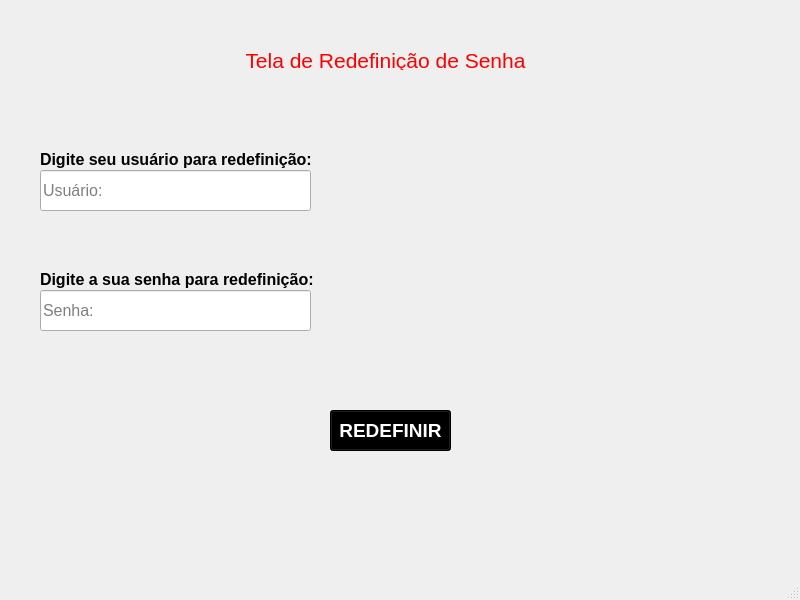
<?xml version="1.0" encoding="UTF-8"?>
<ui version="4.0">
 <class>MainWindow</class>
 <widget class="QMainWindow" name="MainWindow">
  <property name="geometry">
   <rect>
    <x>0</x>
    <y>0</y>
    <width>800</width>
    <height>600</height>
   </rect>
  </property>
  <property name="windowTitle">
   <string>MainWindow</string>
  </property>
  <widget class="QWidget" name="centralwidget">
   <widget class="QLabel" name="label_3">
    <property name="geometry">
     <rect>
      <x>40</x>
      <y>270</y>
      <width>281</width>
      <height>19</height>
     </rect>
    </property>
    <property name="font">
     <font>
      <family>Arial</family>
      <pointsize>12</pointsize>
      <bold>true</bold>
     </font>
    </property>
    <property name="text">
     <string>Digite a sua senha para redefinição:</string>
    </property>
   </widget>
   <widget class="QLineEdit" name="txtPasswordRedefine">
    <property name="geometry">
     <rect>
      <x>40</x>
      <y>290</y>
      <width>271</width>
      <height>41</height>
     </rect>
    </property>
    <property name="font">
     <font>
      <family>Arial</family>
      <pointsize>12</pointsize>
     </font>
    </property>
    <property name="placeholderText">
     <string>Senha:</string>
    </property>
   </widget>
   <widget class="QPushButton" name="btnRedefine">
    <property name="geometry">
     <rect>
      <x>330</x>
      <y>410</y>
      <width>121</width>
      <height>41</height>
     </rect>
    </property>
    <property name="font">
     <font>
      <family>Arial</family>
      <pointsize>14</pointsize>
      <bold>true</bold>
     </font>
    </property>
    <property name="styleSheet">
     <string notr="true">background-color: rgb(0, 0, 0);
color: rgb(255, 255, 255);</string>
    </property>
    <property name="text">
     <string>REDEFINIR</string>
    </property>
   </widget>
   <widget class="QLineEdit" name="txtUserRedefine">
    <property name="geometry">
     <rect>
      <x>40</x>
      <y>170</y>
      <width>271</width>
      <height>41</height>
     </rect>
    </property>
    <property name="font">
     <font>
      <family>Arial</family>
      <pointsize>12</pointsize>
     </font>
    </property>
    <property name="placeholderText">
     <string>Usuário:</string>
    </property>
   </widget>
   <widget class="QLabel" name="label_2">
    <property name="geometry">
     <rect>
      <x>40</x>
      <y>150</y>
      <width>271</width>
      <height>19</height>
     </rect>
    </property>
    <property name="font">
     <font>
      <family>Arial</family>
      <pointsize>12</pointsize>
      <bold>true</bold>
     </font>
    </property>
    <property name="text">
     <string>Digite seu usuário para redefinição:</string>
    </property>
   </widget>
   <widget class="QLabel" name="label">
    <property name="geometry">
     <rect>
      <x>0</x>
      <y>50</y>
      <width>771</width>
      <height>20</height>
     </rect>
    </property>
    <property name="font">
     <font>
      <family>Arial</family>
      <pointsize>16</pointsize>
      <bold>false</bold>
     </font>
    </property>
    <property name="styleSheet">
     <string notr="true">color: rgb(255, 0, 0);</string>
    </property>
    <property name="text">
     <string>Tela de Redefinição de Senha</string>
    </property>
    <property name="alignment">
     <set>Qt::AlignmentFlag::AlignCenter</set>
    </property>
   </widget>
   <widget class="QLabel" name="lblRedefine">
    <property name="geometry">
     <rect>
      <x>40</x>
      <y>350</y>
      <width>321</width>
      <height>20</height>
     </rect>
    </property>
    <property name="font">
     <font>
      <family>Arial</family>
      <pointsize>12</pointsize>
      <bold>true</bold>
     </font>
    </property>
    <property name="styleSheet">
     <string notr="true">color: rgb(170, 0, 0);</string>
    </property>
    <property name="text">
     <string/>
    </property>
   </widget>
  </widget>
  <widget class="QMenuBar" name="menubar">
   <property name="geometry">
    <rect>
     <x>0</x>
     <y>0</y>
     <width>800</width>
     <height>33</height>
    </rect>
   </property>
  </widget>
  <widget class="QStatusBar" name="statusbar"/>
 </widget>
 <resources/>
 <connections/>
</ui>
